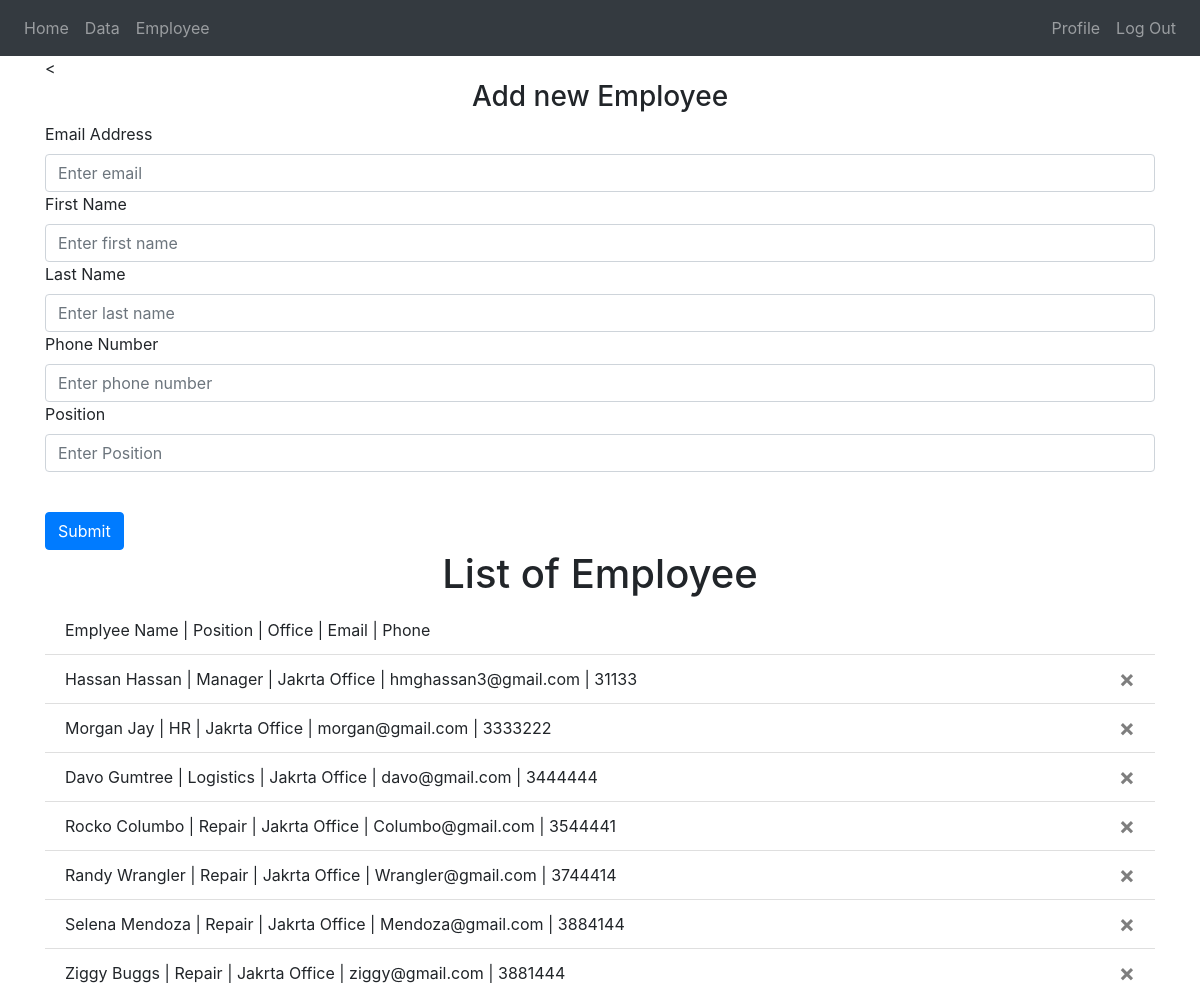
Screenshot of /employee (signed in) with the database file from the repository.
### Website/models.py (models this page shows)
class Employee(db.Model):
    id = db.Column(db.Integer, primary_key=True)
    email = db.Column(db.String(150), unique=True)
    phone = db.Column(db.Integer, unique=True)
    first_name = db.Column(db.String(150))
    last_name = db.Column(db.String(150))
    position = db.Column(db.String)
    office = db.Column(db.Integer, db.ForeignKey('offices.id'))

class Offices(db.Model):
    id = db.Column(db.Integer, primary_key=True)
    name = db.Column(db.String, unique=True)
    city = db.Column(db.String)
    email = db.Column(db.String(150), unique=True)
    phone = db.Column(db.Integer, unique=True)
    address = db.Column(db.String, unique=True)

### Website/views.py (the view, shortened to what this page needs)
@views.route('/employee', methods=['GET','POST'])
def employee():
    employ = check_employee()
    i = Employee.query.filter_by(email=current_user.email).first()
    list = db.session.query(Employee, Offices)\
                    .join(Employee, Employee.office == Offices.id)\
                    .filter(Employee.office==i.office).all()
    acess = acess_employee()
    return render_template("employee.html",user = current_user,access =acess,Employee=employ, employees=list)

### Website/__init__.py (called while the page is built)
def create_app():
    app = Flask(__name__)
    app.config['SECRET_KEY'] = 'Iamstupid'
    app.config['SQLALCHEMY_DATABASE_URI'] = f'sqlite:///{DB_NAME}'
    db.init_app(app)
    from .views import views
    from .auth import auth
    app.register_blueprint(views, url_prefix = '/')
    app.register_blueprint(auth, url_prefix='/')
    from .models import User
    create_database(app)
    login_manager = LoginManager()
    login_manager.login_view = 'auth.login'
    login_manager.init_app(app)
    @login_manager.user_loader
    def load_user(id):
            return User.query.get(int(id))
    return app

### Website/views.py (called while the page is built)
def check_employee():
    Euser = Employee.query.filter_by(email=current_user.email).first()
    if Euser:
        return True
    else:
        return False

def acess_employee():
    Euser = Employee.query.filter_by(email=current_user.email).first()
    if Euser.position=="Manager" or Euser.position=="HR":
        return True
    else:
        return False

### Website/templates/employee.html (shortened to what this page needs)
{% extends "base.html" %}
{% block content %}
{%if access%}
< <form method="POST">
  <h3 align="center">Add new Employee</h3>
  <div class="form-group">
    <label for="email">Email Address</label>
    <input
      type="email"
      class="form-control"
      id="email"
      name="email"
      placeholder="Enter email"
    />
    <label for="firstName">First Name</label>
    <input
      type="text"
      class="form-control"
      id="firstName"
      name="firstName"
      placeholder="Enter first name"
    />
    <label for="lastName">Last Name</label>
    <input
      type="text"
      class="form-control"
      id="lastName"
      name="lastName"
      placeholder="Enter last name"
    />
    <label for="phoneNumber">Phone Number</label>
    <input
      type="number"
      class="form-control"
      id="phone"
      name="phone"
      placeholder="Enter phone number"
    />
    <label for="phoneNumber">Position</label>
    <input
      type="text"
      class="form-control"
      id="position"
      name="position"
      placeholder="Enter Position"
    />
  </div>
  <br />
  <button type="submit" class="btn btn-primary">Submit</button>
</form>
{%endif%}
<h1 align="center">List of Employee</h1>
<ul class="list-group list-group-flush" id="orderes">
  <li class="list-group-item">
    Emplyee Name
    |
    Position
    |
    Office
    |
    Email
    |
    Phone
  </li>
    {% for employee in employees %}
    <li class="list-group-item">
      {{ employee.Employee.first_name}}
      {{ employee.Employee.last_name}}
      |
      {{ employee.Employee.position}}
      |
      {{ employee.Offices.name}}
      |
      {{ employee.Employee.email}}
      |
      {{ employee.Employee.phone}}
      {%if access%}
      <button type="button" class="close" onClick="deleteemployee({{employee.Employee.id}})">
        <span aria-hidden="true">&times;</span>
      </button>
      {%endif%}
    </li>
    {% endfor %}
  </ul>
{% endblock %}

### rows the page displays
Employee: Employee.first_name "Hassan", Employee.last_name "Hassan", Employee.position "Manager", Offices.name "Jakrta Office", Employee.email "hmghassan3@gmail.com", Employee.phone "31133"
Employee: Employee.first_name "Morgan", Employee.last_name "Jay", Employee.position "HR", Offices.name "Jakrta Office", Employee.email "morgan@gmail.com", Employee.phone "3333222"
Employee: Employee.first_name "Davo", Employee.last_name "Gumtree", Employee.position "Logistics", Offices.name "Jakrta Office", Employee.email "davo@gmail.com", Employee.phone "3444444"
Employee: Employee.first_name "Rocko", Employee.last_name "Columbo", Employee.position "Repair", Offices.name "Jakrta Office", Employee.email "Columbo@gmail.com", Employee.phone "3544441"
Employee: Employee.first_name "Randy", Employee.last_name "Wrangler", Employee.position "Repair", Offices.name "Jakrta Office", Employee.email "Wrangler@gmail.com", Employee.phone "3744414"
Employee: Employee.first_name "Selena", Employee.last_name "Mendoza", Employee.position "Repair", Offices.name "Jakrta Office", Employee.email "Mendoza@gmail.com", Employee.phone "3884144"
Employee: Employee.first_name "Ziggy", Employee.last_name "Buggs", Employee.position "Repair", Offices.name "Jakrta Office", Employee.email "ziggy@gmail.com", Employee.phone "3881444"
